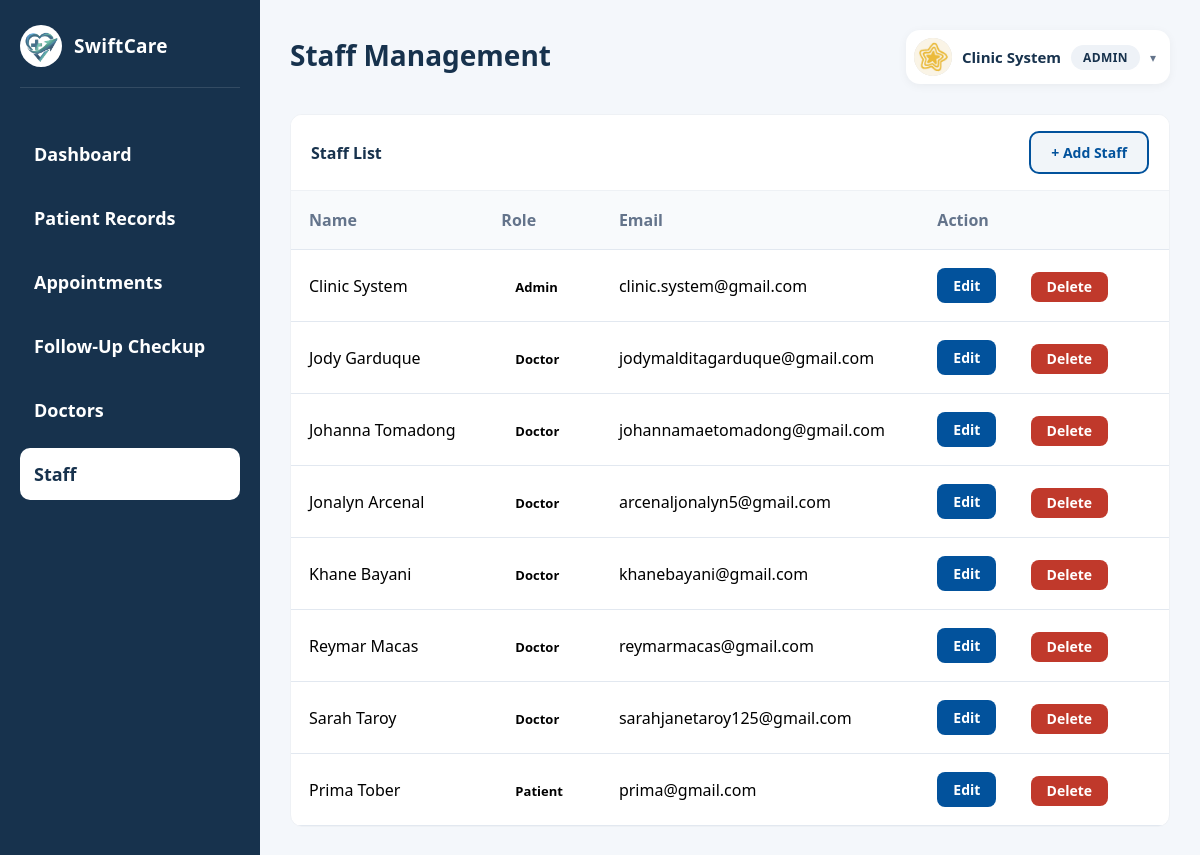
/view/admin/admin_staff.php (signed in), run on the app's committed database.
### tables this page shows
CREATE TABLE `users` (
  `id` int(11) NOT NULL,
  `role` enum('admin','doctor','patient') NOT NULL,
  `first_name` varchar(100) NOT NULL,
  `last_name` varchar(100) NOT NULL,
  `email` varchar(100) NOT NULL,
  `username` varchar(100) DEFAULT NULL,
  `license_number` varchar(50) DEFAULT NULL,
  `schedule_days` varchar(200) DEFAULT NULL,
  `schedule_time_start` varchar(20) DEFAULT NULL,
  `schedule_time_end` varchar(20) DEFAULT NULL,
  `profile_photo` varchar(255) DEFAULT NULL,
  `password` varchar(255) NOT NULL,
  `created_at` timestamp NOT NULL DEFAULT current_timestamp()
);

### model/User.php (called while the page is built, shortened)
<?php
class User {
    private $conn;
    function __construct($db){
        $this->conn = $db;
    }
    function getAllUsers(){
        $query = "SELECT * FROM users ORDER BY role, first_name ASC";
        $stmt = $this->conn->prepare($query);
        $stmt->execute();
        return $stmt;
    }
    function getUserById($id){
        $query = "SELECT * FROM users WHERE id = :id";
        $stmt = $this->conn->prepare($query);
        $stmt->bindParam(":id", $id);
        $stmt->execute();
        return $stmt->fetch(PDO::FETCH_ASSOC);
    }
}

### view/admin/admin_staff.php (the view, shortened to what this page needs)
<?php
require_once 'C:\xampp\htdocs\clinic1\model\User.php';
$database = new Database();
$conn = $database->connect();
$user = new User($conn);
$user_info = $user->getUserById($_SESSION['user_id']);
$users_result = $user->getAllUsers();
$edit_mode = isset($_GET['edit']) && $_GET['edit'] == 1;
$edit_id = $_GET['edit_id'] ?? 0;
$edit_user = $edit_id ? $user->getUserById($edit_id) : null;
$add_mode = isset($_GET['add']) && $_GET['add'] == 1;
$add_error = $_SESSION['error'] ?? "";
?>
<!DOCTYPE html>
<html lang="en">
<head>
    <link rel="stylesheet" href="../css/admin_dashboard.css">
    <link rel="stylesheet" href="../css/admin.css">
</head>
<body>
<div class="dashboard-container">
    <aside class="sidebar">
        <div class="sidebar-top">
            <img src="http://localhost/clinic1/img/logo.png" class="sidebar-logo">
            <div class="sidebar-clinic-name">
                <h2>SwiftCare</h2>
            </div>
        </div>
        <nav class="sidebar-menu">
            <a href="http://localhost/clinic1/view/admin/admin_dashboard.php" class="menu-item">Dashboard</a>
            <a href="http://localhost/clinic1/view/admin/admin_patientRecord.php" class="menu-item">Patient Records</a>
            <a href="http://localhost/clinic1/view/admin/admin_appointments.php" class="menu-item">Appointments</a>
            <a href="http://localhost/clinic1/view/admin/admin_followup.php" class="menu-item">Follow-Up Checkup</a>
            <a href="http://localhost/clinic1/view/admin/admin_doctors.php" class="menu-item">Doctors</a>
            <a href="http://localhost/clinic1/view/admin/admin_staff.php" class="menu-item active">Staff</a>
        </nav>
    </aside>
    <main class="main-content">
        <header class="topbar">
            <div class="topbar-left">
                <div class="clinic-text">
                    <h1><?php echo $edit_mode ? 'Edit User' : ($add_mode ? 'Add Staff' : 'Staff Management'); ?></h1>
                </div>
            </div>
            <div class="user-menu">
                <button type="button" class="user-menu-toggle" onclick="toggleUserMenu(this)">
                    <?php if(!empty($user_info['profile_photo'])): ?>
                    <img src="../../uploads/<?php echo $user_info['profile_photo']; ?>" class="user-avatar" style="object-fit: cover;">
                    <?php else: ?>
                    <div class="user-avatar"></div>
                    <?php endif; ?>
                    <span class="user-name"><?php echo $_SESSION['name']; ?></span>
                    <span class="user-role-badge">Admin</span>
                    <span class="dropdown-arrow">&#9662;</span>
                </button>
            </div>
        </header>
        <section class="table-section">
            <div class="section-header" style="display:flex; align-items:center; justify-content:space-between;">
                <span><?php echo $edit_mode ? 'Edit User' : ($add_mode ? 'Create Admin / Doctor Account' : 'Staff List'); ?></span>
                <?php if (!$edit_mode && !$add_mode): ?>
                <a href="http://localhost/clinic1/view/admin/admin_staff.php?add=1" class="add-new-btn">+ Add Staff</a>
                <?php endif; ?>
            </div>
            <?php if ($add_mode): ?>
            <div class="staff-form-box">
                <?php if($add_error): ?>
                <div class="error-box"><?php echo nl2br(htmlspecialchars($add_error)); ?></div>
                <?php endif; ?>
                <form action="http://localhost/clinic1/controller/StaffController.php" method="POST" enctype="multipart/form-data">
                    <div class="form-grid">
                        <div class="form-group span-2">
                            <label>Role <span class="req">*</span></label>
                            <select name="role" id="role" required onchange="showFields()">
                                <option value="" disabled selected>Select Role</option>
                                <option value="admin">Admin</option>
                                <option value="doctor">Doctor</option>
                            </select>
                        </div>
                        <div class="form-group">
                            <label>First Name <span class="req">*</span></label>
                            <input type="text" name="first_name" required>
                        </div>
                        <div class="form-group">
                            <label>Last Name <span class="req">*</span></label>
                            <input type="text" name="last_name" required>
                        </div>
                        <div class="form-group">
                            <label>Email <span class="req">*</span></label>
                            <input type="email" name="email" required placeholder="example@email.com">
                        </div>
                        <div id="adminFields" style="display: none;">
                            <div class="form-group">
                                <label>Username <span class="req">*</span></label>
                                <input type="text" name="username" id="usernameInput">
                            </div>
                        </div>
                        <div id="doctorFields" style="display: none;">
                            <div class="form-group">
                                <label>License Number <span class="req">*</span></label>
                                <input type="text" name="license_number" id="licenseInput">
                            </div>
                            <div class="form-group span-2">
                                <label>Schedule Days <span class="req">*</span></label>
                                <small style="color: #666; font-size: 11px;">Select available days</small>
                                <div class="checkbox-group">
                                    <label><input type="checkbox" name="schedule_days[]" value="Monday"> Monday</label>
                                    <label><input type="checkbox" name="schedule_days[]" value="Tuesday"> Tuesday</label>
                                    <label><input type="checkbox" name="schedule_days[]" value="Wednesday"> Wednesday</label>
                                    <label><input type="checkbox" name="schedule_days[]" value="Thursday"> Thursday</label>
                                    <label><input type="checkbox" name="schedule_days[]" value="Friday"> Friday</label>
                                    <label><input type="checkbox" name="schedule_days[]" value="Saturday"> Saturday</label>
                                    <label><input type="checkbox" name="schedule_days[]" value="Sunday"> Sunday</label>
                                </div>
                            </div>
                            <div class="form-group">
                                <label>Start Time <span class="req">*</span></label>
                                <select name="schedule_time_start" id="timeStart">
                                    <option value="">Select Start Time</option>
                                    <option value="8:00 AM">8:00 AM</option>
                                    <option value="9:00 AM">9:00 AM</option>
                                    <option value="10:00 AM">10:00 AM</option>
                                    <option value="11:00 AM">11:00 AM</option>
                                    <option value="12:00 PM">12:00 PM</option>
                                    <option value="1:00 PM">1:00 PM</option>
                                    <option value="2:00 PM">2:00 PM</option>
                                </select>
                            </div>
                            <div class="form-group">
                                <label>End Time <span class="req">*</span></label>
                                <select name="schedule_time_end" id="timeEnd">
                                    <option value="">Select End Time</option>
                                    <option value="12:00 PM">12:00 PM</option>
                                    <option value="1:00 PM">1:00 PM</option>
                                    <option value="2:00 PM">2:00 PM</option>
                                    <option value="3:00 PM">3:00 PM</option>
                                    <option value="4:00 PM">4:00 PM</option>
                                    <option value="5:00 PM">5:00 PM</option>
                                    <option value="6:00 PM">6:00 PM</option>
                                </select>
                            </div>
                        </div>
                        <div class="form-group">
                            <label>Password <span class="req">*</span></label>
                            <div class="pw-wrap">
                                <input type="password" name="password" id="regPw" required>
                                <button type="button" class="eye-btn" onclick="togglePw('regPw',this)" title="Show/Hide">&#128065;</button>
                            </div>
                            <span class="pw-hint">Must be 6 or more characters</span>
                        </div>
                        <div class="form-group">
                            <label>Confirm Password <span class="req">*</span></label>
                            <div class="pw-wrap">
                                <input type="password" name="confirm_password" id="regPw2" required>
                                <button type="button" class="eye-btn" onclick="togglePw('regPw2',this)" title="Show/Hide">&#128065;</button>
                            </div>
                        </div>
                        <div class="profile-photo span-2">
                            <label>Profile Photo (Optional)</label>
                            <input type="file" name="profile_photo" accept="image/*">
                        </div>
                        <button class="add-new-btn" type="submit" name="addStaffBtn">CREATE STAFF ACCOUNT</button>
                    </div>
                </form>
            </div>
            <?php else: ?>
            <table class="appointment-table">
                <thead>
                    <tr>
                        <th>Name</th>
                        <th>Role</th>
                        <th>Email</th>
                        <th>Action</th>
                    </tr>
                </thead>
                <tbody>
                    <?php if ($users_result->rowCount() > 0): ?>
                        <?php while ($row = $users_result->fetch(PDO::FETCH_ASSOC)): ?>
                        <tr>
                            <td><?php echo $row['first_name'].' '.$row['last_name']; ?></td>
                            <td><span class="status <?php echo $row['role']; ?>"><?php echo ucfirst($row['role']); ?></span></td>
                            <td><?php echo $row['email']; ?></td>
                            <td>
                                <a href="http://localhost/clinic1/view/admin/admin_staff.php?edit=1&edit_id=<?php echo $row['id']; ?>" class="action-btn view-btn">Edit</a>
                                <form method="POST" action="http://localhost/clinic1/controller/UserController.php" style="display:inline;">
                                    <button type="submit" name="deleteUser" class="action-btn delete-btn" onclick="return confirm('Delete user?')">Delete</button>
                                </form>
                            </td>
                        </tr>
                        <?php endwhile; ?>
                    <?php else: ?>
                        <tr>
                            <td colspan="4" style="text-align: center; color: #64748b;">No users found</td>
                        </tr>
                    <?php endif; ?>
                </tbody>
            </table>
            <?php endif; ?>
        </section>
    </main>
</div>
</body>
</html>

### data on the page
users: profile_photo (picture), first_name "Clinic", last_name "System", role "Admin", email "clinic.system@gmail.com"
users: first_name "Jody", last_name "Garduque", role "Doctor", email "jodymalditagarduque@gmail.com"
users: first_name "Johanna", last_name "Tomadong", role "Doctor", email "johannamaetomadong@gmail.com"
users: first_name "Jonalyn", last_name "Arcenal", role "Doctor", email "arcenaljonalyn5@gmail.com"
users: first_name "Khane", last_name "Bayani", role "Doctor", email "khanebayani@gmail.com"
users: first_name "Reymar", last_name "Macas", role "Doctor", email "reymarmacas@gmail.com"
users: first_name "Sarah", last_name "Taroy", role "Doctor", email "sarahjanetaroy125@gmail.com"
users: first_name "Prima", last_name "Tober", role "Patient", email "prima@gmail.com"

### other printed values
$_SESSION['name'] "Clinic System"
